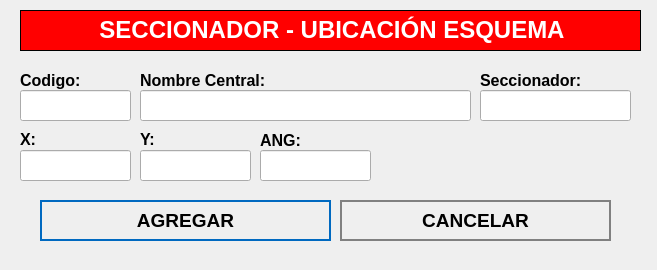
<?xml version="1.0" encoding="UTF-8"?>
<ui version="4.0">
 <class>NewBook</class>
 <widget class="QWidget" name="NewBook">
  <property name="geometry">
   <rect>
    <x>0</x>
    <y>0</y>
    <width>657</width>
    <height>270</height>
   </rect>
  </property>
  <property name="windowTitle">
   <string>Nuevo Registro</string>
  </property>
  <property name="styleSheet">
   <string notr="true">QPushButton
{	
	height: 2em;
 	border-style: solid;
	border-width: 2px;
 	border-color: grey;
	font-weight: bold;
}

QPushButton:hover
{
   	background-color:grey;
	color:white;
}</string>
  </property>
  <widget class="QLabel" name="label">
   <property name="geometry">
    <rect>
     <x>20</x>
     <y>10</y>
     <width>621</width>
     <height>41</height>
    </rect>
   </property>
   <property name="font">
    <font>
     <underline>false</underline>
    </font>
   </property>
   <property name="autoFillBackground">
    <bool>false</bool>
   </property>
   <property name="styleSheet">
    <string notr="true">background-color: red;</string>
   </property>
   <property name="frameShape">
    <enum>QFrame::Box</enum>
   </property>
   <property name="text">
    <string>&lt;html&gt;&lt;head/&gt;&lt;body&gt;&lt;p align=&quot;center&quot;&gt;&lt;span style=&quot; font-size:18pt; font-weight:600; color:#ffffff;&quot;&gt;SECCIONADOR - UBICACIÓN ESQUEMA&lt;/span&gt;&lt;/p&gt;&lt;/body&gt;&lt;/html&gt;</string>
   </property>
  </widget>
  <widget class="QLabel" name="label_autoriza">
   <property name="geometry">
    <rect>
     <x>20</x>
     <y>70</y>
     <width>101</width>
     <height>21</height>
    </rect>
   </property>
   <property name="text">
    <string>&lt;html&gt;&lt;head/&gt;&lt;body&gt;&lt;p&gt;&lt;span style=&quot; font-size:12pt; font-weight:600;&quot;&gt;Codigo:&lt;/span&gt;&lt;/p&gt;&lt;/body&gt;&lt;/html&gt;</string>
   </property>
  </widget>
  <widget class="QLineEdit" name="inputCodigo">
   <property name="geometry">
    <rect>
     <x>20</x>
     <y>90</y>
     <width>111</width>
     <height>31</height>
    </rect>
   </property>
   <property name="font">
    <font>
     <pointsize>12</pointsize>
    </font>
   </property>
  </widget>
  <widget class="QLineEdit" name="inputNombre">
   <property name="geometry">
    <rect>
     <x>140</x>
     <y>90</y>
     <width>331</width>
     <height>31</height>
    </rect>
   </property>
   <property name="font">
    <font>
     <pointsize>12</pointsize>
    </font>
   </property>
  </widget>
  <widget class="QPushButton" name="addButton">
   <property name="geometry">
    <rect>
     <x>40</x>
     <y>200</y>
     <width>291</width>
     <height>41</height>
    </rect>
   </property>
   <property name="font">
    <font>
     <pointsize>14</pointsize>
     <weight>75</weight>
     <bold>true</bold>
    </font>
   </property>
   <property name="cursor">
    <cursorShape>PointingHandCursor</cursorShape>
   </property>
   <property name="styleSheet">
    <string notr="true">QPushButton
{	
	height: 2em;
 	border-style: solid;
	border-width: 2px;
 	border-color: #0069c0;
	font-weight: bold;
}

QPushButton:hover
{
   	background-color:#0069c0;
	color:white;
}</string>
   </property>
   <property name="text">
    <string>AGREGAR</string>
   </property>
   <property name="icon">
    <iconset>
     <normaloff>../assets/icons/add-icon.png</normaloff>../assets/icons/add-icon.png</iconset>
   </property>
   <property name="iconSize">
    <size>
     <width>30</width>
     <height>30</height>
    </size>
   </property>
   <property name="autoDefault">
    <bool>true</bool>
   </property>
   <property name="default">
    <bool>true</bool>
   </property>
   <property name="flat">
    <bool>true</bool>
   </property>
  </widget>
  <widget class="QPushButton" name="cancelButton">
   <property name="geometry">
    <rect>
     <x>340</x>
     <y>200</y>
     <width>271</width>
     <height>41</height>
    </rect>
   </property>
   <property name="font">
    <font>
     <pointsize>14</pointsize>
     <weight>75</weight>
     <bold>true</bold>
    </font>
   </property>
   <property name="cursor">
    <cursorShape>PointingHandCursor</cursorShape>
   </property>
   <property name="styleSheet">
    <string notr="true">QPushButton
{	
	height: 2em;
 	border-style: solid;
	border-width: 2px;
 	border-color: grey;
	font-weight: bold;
}

QPushButton:hover
{
   	background-color:grey;
	color:white;
}</string>
   </property>
   <property name="text">
    <string>CANCELAR</string>
   </property>
   <property name="icon">
    <iconset>
     <normaloff>../assets/icons/cancel-icon.png</normaloff>../assets/icons/cancel-icon.png</iconset>
   </property>
   <property name="iconSize">
    <size>
     <width>30</width>
     <height>30</height>
    </size>
   </property>
   <property name="autoDefault">
    <bool>true</bool>
   </property>
   <property name="default">
    <bool>true</bool>
   </property>
   <property name="flat">
    <bool>true</bool>
   </property>
  </widget>
  <widget class="QLabel" name="label_aquienVisita">
   <property name="geometry">
    <rect>
     <x>140</x>
     <y>70</y>
     <width>191</width>
     <height>21</height>
    </rect>
   </property>
   <property name="text">
    <string>&lt;html&gt;&lt;head/&gt;&lt;body&gt;&lt;p&gt;&lt;span style=&quot; font-size:12pt; font-weight:600;&quot;&gt;Nombre Central:&lt;/span&gt;&lt;/p&gt;&lt;/body&gt;&lt;/html&gt;</string>
   </property>
  </widget>
  <widget class="QLabel" name="label_horaIngreso">
   <property name="geometry">
    <rect>
     <x>20</x>
     <y>130</y>
     <width>71</width>
     <height>16</height>
    </rect>
   </property>
   <property name="text">
    <string>&lt;html&gt;&lt;head/&gt;&lt;body&gt;&lt;p&gt;&lt;span style=&quot; font-size:12pt; font-weight:600;&quot;&gt;X:&lt;/span&gt;&lt;/p&gt;&lt;/body&gt;&lt;/html&gt;</string>
   </property>
  </widget>
  <widget class="QLabel" name="label_horaSalida">
   <property name="geometry">
    <rect>
     <x>140</x>
     <y>130</y>
     <width>81</width>
     <height>16</height>
    </rect>
   </property>
   <property name="text">
    <string>&lt;html&gt;&lt;head/&gt;&lt;body&gt;&lt;p&gt;&lt;span style=&quot; font-size:12pt; font-weight:600;&quot;&gt;Y:&lt;/span&gt;&lt;/p&gt;&lt;/body&gt;&lt;/html&gt;</string>
   </property>
  </widget>
  <widget class="QLineEdit" name="inputX">
   <property name="geometry">
    <rect>
     <x>20</x>
     <y>150</y>
     <width>111</width>
     <height>31</height>
    </rect>
   </property>
   <property name="font">
    <font>
     <pointsize>12</pointsize>
    </font>
   </property>
  </widget>
  <widget class="QLineEdit" name="inputY">
   <property name="geometry">
    <rect>
     <x>140</x>
     <y>150</y>
     <width>111</width>
     <height>31</height>
    </rect>
   </property>
   <property name="font">
    <font>
     <pointsize>12</pointsize>
    </font>
   </property>
  </widget>
  <widget class="QLineEdit" name="inputSeccionador">
   <property name="geometry">
    <rect>
     <x>480</x>
     <y>90</y>
     <width>151</width>
     <height>31</height>
    </rect>
   </property>
   <property name="font">
    <font>
     <pointsize>12</pointsize>
    </font>
   </property>
  </widget>
  <widget class="QLabel" name="label_motivoVisita_3">
   <property name="geometry">
    <rect>
     <x>480</x>
     <y>70</y>
     <width>161</width>
     <height>21</height>
    </rect>
   </property>
   <property name="text">
    <string>&lt;html&gt;&lt;head/&gt;&lt;body&gt;&lt;p&gt;&lt;span style=&quot; font-size:12pt; font-weight:600;&quot;&gt;Seccionador:&lt;/span&gt;&lt;/p&gt;&lt;/body&gt;&lt;/html&gt;</string>
   </property>
  </widget>
  <widget class="QLabel" name="label_motivoVisita_2">
   <property name="geometry">
    <rect>
     <x>260</x>
     <y>130</y>
     <width>101</width>
     <height>21</height>
    </rect>
   </property>
   <property name="text">
    <string>&lt;html&gt;&lt;head/&gt;&lt;body&gt;&lt;p&gt;&lt;span style=&quot; font-size:12pt; font-weight:600;&quot;&gt;ANG:&lt;/span&gt;&lt;/p&gt;&lt;/body&gt;&lt;/html&gt;</string>
   </property>
  </widget>
  <widget class="QLineEdit" name="inputANG">
   <property name="geometry">
    <rect>
     <x>260</x>
     <y>150</y>
     <width>111</width>
     <height>31</height>
    </rect>
   </property>
   <property name="font">
    <font>
     <pointsize>12</pointsize>
    </font>
   </property>
  </widget>
 </widget>
 <tabstops>
  <tabstop>inputCodigo</tabstop>
  <tabstop>inputNombre</tabstop>
  <tabstop>addButton</tabstop>
  <tabstop>cancelButton</tabstop>
 </tabstops>
 <resources/>
 <connections/>
</ui>
